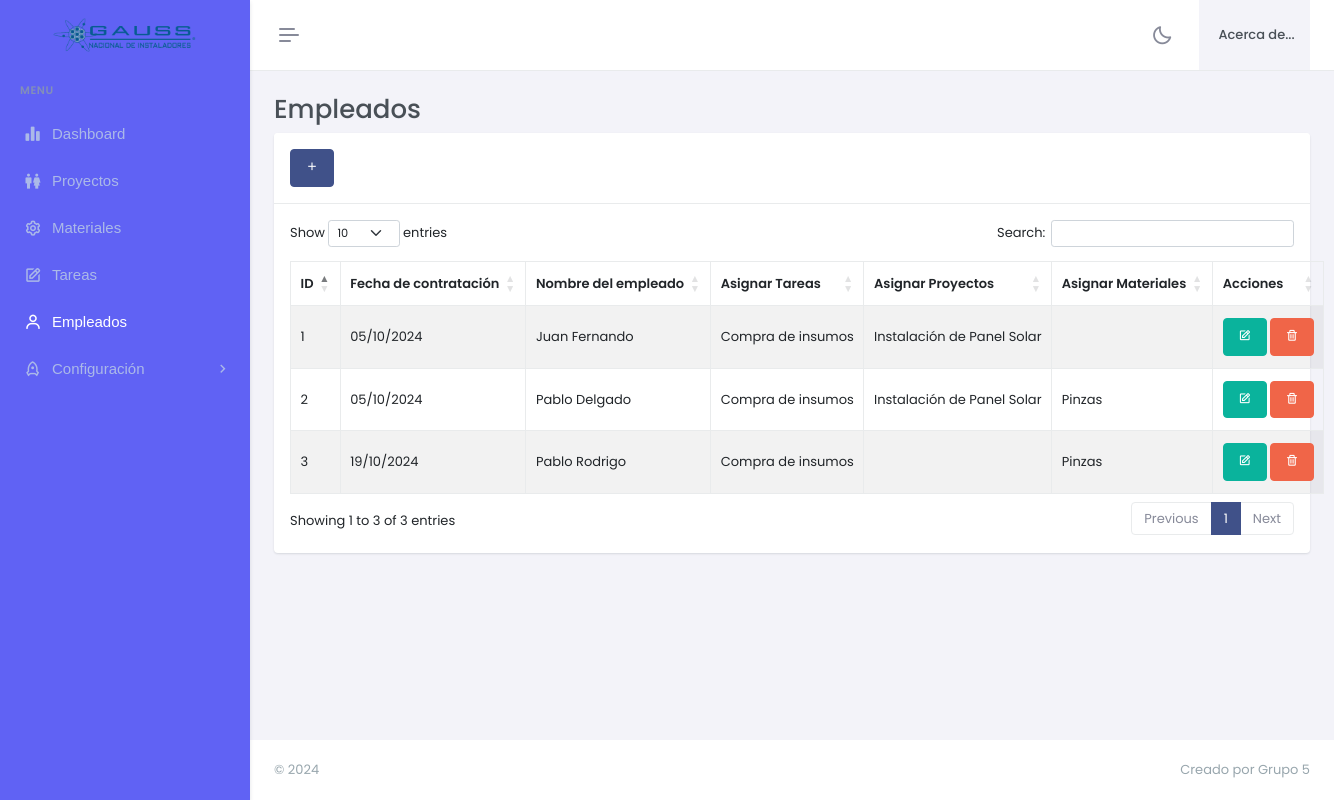
The app's page /empleados.php with its own data.
### tables this page shows
CREATE TABLE `empleados` (
  `id` int NOT NULL,
  `fecha` date NOT NULL,
  `nombre` varchar(50) NOT NULL,
  `tareas` varchar(50) NOT NULL,
  `proyectos` varchar(50) NOT NULL,
  `materiales` varchar(50) NOT NULL
);

CREATE TABLE `tareas` (
  `id` int NOT NULL,
  `fecha_inicio` date NOT NULL,
  `fecha_fin` date NOT NULL,
  `nombre_tarea` varchar(50) NOT NULL,
  `estado` varchar(50) NOT NULL,
  `descripcion` mediumtext NOT NULL
);

CREATE TABLE `proyectos` (
  `id` int NOT NULL,
  `fecha_inicio` date NOT NULL,
  `fecha_fin` date NOT NULL,
  `nombre` varchar(50) NOT NULL,
  `descripcion` mediumtext NOT NULL,
  `ubicacion` mediumtext NOT NULL,
  `estado` varchar(50) NOT NULL,
  `presupuesto` varchar(50) NOT NULL
);

CREATE TABLE `materiales` (
  `id` int NOT NULL,
  `codigo` varchar(50) NOT NULL,
  `nombre` varchar(50) NOT NULL,
  `direccion` mediumtext NOT NULL,
  `tipo` varchar(50) NOT NULL,
  `cantidad` varchar(50) NOT NULL,
  `estado` varchar(50) NOT NULL
);

### empleados.php (the view, shortened to what this page needs)
<?php
include 'assets/conn.php';
include 'assets/header.php';
?>
<div id="layout-wrapper">
    <?php include 'assets/menubar.php'; ?>
    <div class="main-content">
        <div class="page-content">
            <div class="container-fluid">
                <div class="row">
                    <div class="col-lg-12">
                        <h2>Empleados</h2>
                        <div class="card">
                            <div class="card-header d-flex align-items-center">
                                <div>
                                    <a href="#addnew" data-bs-toggle="modal" class="btn btn-primary"><i class="bx bx-plus"></i></a>
                                </div>
                            </div>
                            <div class="card-body">
                                <table id="example" class="table table-bordered dt-responsive nowrap table-striped align-middle" style="width:100%">
                                    <thead>
                                        <tr>
                                            <th>ID</th>
                                            <th>Fecha de contratación</th>
                                            <th>Nombre del empleado</th>
                                            <th>Asignar Tareas</th>
                                            <th>Asignar Proyectos</th>
                                            <th>Asignar Materiales</th>
                                            <th>Acciones</th>
                                        </tr>
                                    </thead>
                                    <tbody>
                                        <?php
                                        $sql = "SELECT empleados.id, empleados.fecha, empleados.nombre,
        tareas.nombre_tarea AS tareas,
        proyectos.nombre AS proyectos,
        materiales.nombre AS materiales
        FROM empleados
        LEFT JOIN tareas ON empleados.tareas = tareas.id
        LEFT JOIN proyectos ON empleados.proyectos = proyectos.id
        LEFT JOIN materiales ON empleados.materiales = materiales.id";
                                        $query = $conn->query($sql);
                                        while ($row = $query->fetch_assoc()) {
                                            echo "
        <tr>
            <td>" . $row['id'] . "</td>
            <td>" . ($row['fecha'] ? date_format(date_create($row['fecha']), 'd/m/Y') : '') . "</td>
            <td>" . $row['nombre'] . "</td>
            <td>" . $row['tareas'] . "</td>
            <td>" . $row['proyectos'] . "</td>
            <td>" . $row['materiales'] . "</td>
            <td>
                <button class='btn btn-success waves-effect waves-light edit' data-id='" . $row['id'] . "'><i class='bx bx-edit'></i> </button>
                <button class='btn btn-danger delete' data-id='" . $row['id'] . "'><i class='bx bx-trash'></i> </button>
            </td>
        </tr>
    ";
                                        }
                                        ?>
                                    </tbody>
                                </table>
                            </div>
                        </div>
                    </div>
                </div>
            </div>
        </div>
    </div>
</div>
<?php include 'assets/footer.php'; ?>

### assets/header.php (shortened to what this page needs)
<!doctype html>
<html lang="en" data-layout="vertical" data-topbar="light" data-sidebar="dark" data-sidebar-size="lg" data-sidebar-image="none" data-preloader="disable" data-theme="default" data-theme-colors="default">
<head>
    <link href="./assets/libs/jsvectormap/css/jsvectormap.min.css" rel="stylesheet" type="text/css" />
    <link href="./assets/libs/swiper/swiper-bundle.min.css" rel="stylesheet" type="text/css" />
    <link href="./assets/libs/sweetalert2/sweetalert2.min.css" rel="stylesheet" type="text/css" />
    <link href="./assets/css/bootstrap.min.css" rel="stylesheet" type="text/css" />
    <link href="./assets/css/icons.min.css" rel="stylesheet" type="text/css" />
    <link href="./assets/css/app.min.css" rel="stylesheet" type="text/css" />
    <link href="./assets/css/custom.min.css" rel="stylesheet" type="text/css" />
    <link rel="stylesheet" href="https://cdn.datatables.net/1.11.5/css/dataTables.bootstrap5.min.css" />
    <link rel="stylesheet" href="https://cdn.datatables.net/responsive/2.2.9/css/responsive.bootstrap.min.css" />
    <link rel="stylesheet" href="https://cdn.datatables.net/buttons/2.2.2/css/buttons.dataTables.min.css">
    <link href="https://cdn.jsdelivr.net/npm/select2%404.1.0-rc.0/dist/css/select2.min.css" rel="stylesheet" />
</head>

### assets/menubar.php (shortened to what this page needs)
<header id="page-topbar">
    <div class="layout-width">
        <div class="navbar-header">
            <div class="d-flex">
                <button type="button" class="btn btn-sm px-3 fs-16 header-item vertical-menu-btn topnav-hamburger material-shadow-none" id="topnav-hamburger-icon">
                    <span class="hamburger-icon">
                        <span></span>
                        <span></span>
                        <span></span>
                    </span>
                </button>
            </div>
            <div class="d-flex align-items-center">
                <div class="dropdown ms-1 topbar-head-dropdown header-item">
                    <div class="ms-1 header-item d-none d-sm-flex">
                        <button type="button" class="btn btn-icon btn-topbar material-shadow-none btn-ghost-secondary rounded-circle light-dark-mode">
                            <i class='bx bx-moon fs-22'></i>
                        </button>
                    </div>
                    <div class="dropdown ms-sm-3 header-item topbar-user">
                        <button type="button" class="btn material-shadow-none" id="page-header-user-dropdown" data-bs-toggle="dropdown" aria-haspopup="true" aria-expanded="false">
                            <span class="text-center">
                                <span class="d-none d-xl-inline-block ms-1 fw-medium user-name-text"> Acerca de... </span>
                            </span>
                        </button>
                    </div>
                </div>
            </div>
        </div>
</header>
<div class="app-menu navbar-menu">
    <div class="navbar-brand-box">
        <a href="#" class="logo logo-light">
            <span class="logo-lg">
                <img src="assets/images/gauss.png" alt="" height="50" width="175">
            </span>
        </a>
    </div>
    <div id="scrollbar">
        <div class="container-fluid">
            <ul class="navbar-nav" id="navbar-nav">
                <li class="menu-title"><span data-key="t-menu">Menu</span></li>
                <li class="nav-item">
                    <a class="nav-link menu-link" href="home.php">
                        <i class="bx bxs-bar-chart-alt-2"></i> <span data-key="t-widgets">Dashboard</span>
                    </a>
                </li>
                <li class="nav-item">
                    <a class="nav-link menu-link" href="proyectos.php">
                        <i class="bx bx-male-female"></i> <span data-key="t-widgets">Proyectos</span>
                    </a>
                </li>
                <li class="nav-item">
                    <a class="nav-link menu-link" href="materiales.php">
                        <i class=" bx bx-cog"></i><span data-key="t-widgets">Materiales</span>
                    </a>
                </li>
                <li class="nav-item">
                    <a class="nav-link menu-link" href="tareas.php">
                        <i class="bx bx-edit"></i> <span data-key="t-widgets">Tareas</span>
                    </a>
                </li>
                <li class="nav-item">
                    <a class="nav-link menu-link" href="empleados.php">
                        <i class="bx bx-user"></i> <span data-key="t-widgets">Empleados</span>
                    </a>
                </li>
                <li class="nav-item">
                    <a class="nav-link menu-link" href="#sidebarconfiguration" data-bs-toggle="collapse" role="button" aria-expanded="false" aria-controls="sidebarconfiguration">
                        <i class="ri-rocket-line"></i> <span data-key="t-configuration">Configuración</span>
                    </a>
                </li>
            </ul>
        </div>
    </div>
    <div class="sidebar-background"></div>
</div>

### assets/footer.php (shortened to what this page needs)
<footer class="footer">
    <div class="container-fluid">
        <div class="row">
            <div class="col-sm-6">
                ©
            </div>
            <div class="col-sm-6">
                <div class="text-sm-end d-none d-sm-block">
                    Creado por Grupo 5
                </div>
            </div>
        </div>
    </div>
</footer>

### records on screen
empleados: id "1", fecha "05/10/2024", nombre "Juan Fernando", tareas.nombre_tarea "Compra de insumos", proyectos.nombre "Instalación de Panel Solar"
empleados: id "2", fecha "05/10/2024", nombre "Pablo Delgado", tareas.nombre_tarea "Compra de insumos", proyectos.nombre "Instalación de Panel Solar", materiales.nombre "Pinzas"
empleados: id "3", fecha "19/10/2024", nombre "Pablo Rodrigo", tareas.nombre_tarea "Compra de insumos", materiales.nombre "Pinzas"
